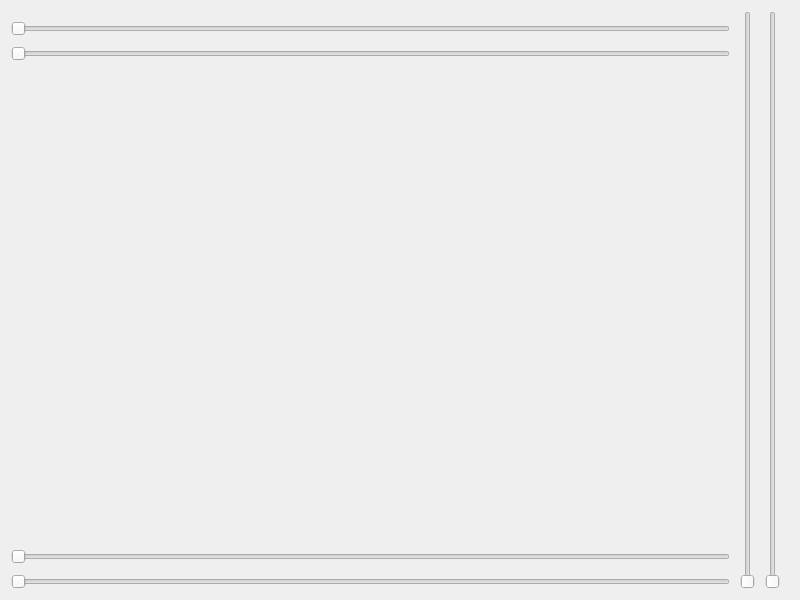
<?xml version="1.0" encoding="UTF-8"?>
<ui version="4.0">
 <class>frmSliderTip</class>
 <widget class="QWidget" name="frmSliderTip">
  <property name="geometry">
   <rect>
    <x>0</x>
    <y>0</y>
    <width>800</width>
    <height>600</height>
   </rect>
  </property>
  <property name="windowTitle">
   <string>Form</string>
  </property>
  <layout class="QGridLayout" name="gridLayout">
   <property name="rightMargin">
    <number>20</number>
   </property>
   <property name="spacing">
    <number>10</number>
   </property>
   <item row="5" column="0">
    <widget class="SliderTip" name="horizontalSlider4">
     <property name="sizePolicy">
      <sizepolicy hsizetype="Expanding" vsizetype="Fixed">
       <horstretch>0</horstretch>
       <verstretch>0</verstretch>
      </sizepolicy>
     </property>
     <property name="orientation">
      <enum>Qt::Horizontal</enum>
     </property>
    </widget>
   </item>
   <item row="4" column="0">
    <widget class="SliderTip" name="horizontalSlider3">
     <property name="sizePolicy">
      <sizepolicy hsizetype="Expanding" vsizetype="Fixed">
       <horstretch>0</horstretch>
       <verstretch>0</verstretch>
      </sizepolicy>
     </property>
     <property name="orientation">
      <enum>Qt::Horizontal</enum>
     </property>
     <property name="invertedControls">
      <bool>false</bool>
     </property>
    </widget>
   </item>
   <item row="2" column="0">
    <widget class="SliderTip" name="horizontalSlider2">
     <property name="sizePolicy">
      <sizepolicy hsizetype="Expanding" vsizetype="Fixed">
       <horstretch>0</horstretch>
       <verstretch>0</verstretch>
      </sizepolicy>
     </property>
     <property name="orientation">
      <enum>Qt::Horizontal</enum>
     </property>
    </widget>
   </item>
   <item row="0" column="2" rowspan="6">
    <widget class="SliderTip" name="verticalSlider2">
     <property name="orientation">
      <enum>Qt::Vertical</enum>
     </property>
    </widget>
   </item>
   <item row="0" column="1" rowspan="6">
    <widget class="SliderTip" name="verticalSlider1">
     <property name="orientation">
      <enum>Qt::Vertical</enum>
     </property>
    </widget>
   </item>
   <item row="1" column="0">
    <widget class="SliderTip" name="horizontalSlider1">
     <property name="sizePolicy">
      <sizepolicy hsizetype="Expanding" vsizetype="Fixed">
       <horstretch>0</horstretch>
       <verstretch>0</verstretch>
      </sizepolicy>
     </property>
     <property name="orientation">
      <enum>Qt::Horizontal</enum>
     </property>
    </widget>
   </item>
   <item row="3" column="0">
    <spacer name="spacer">
     <property name="orientation">
      <enum>Qt::Vertical</enum>
     </property>
     <property name="sizeHint" stdset="0">
      <size>
       <width>20</width>
       <height>40</height>
      </size>
     </property>
    </spacer>
   </item>
  </layout>
 </widget>
 <customwidgets>
  <customwidget>
   <class>SliderTip</class>
   <extends>QSlider</extends>
   <header>slidertip.h</header>
  </customwidget>
 </customwidgets>
 <resources/>
 <connections/>
</ui>
